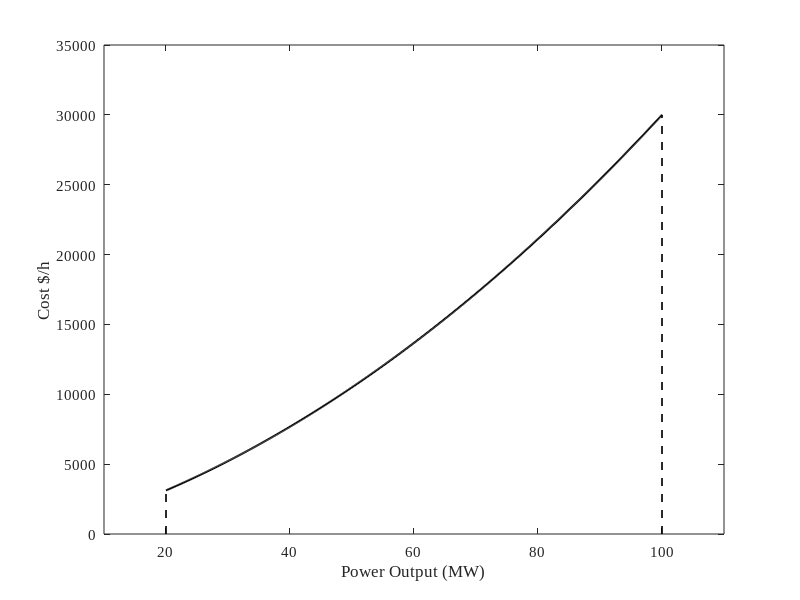

This figure's MATLAB source: (Note: this script raises an error after producing the figure.)
% Bersihkan environment
clear; clc;

% Rentang output daya (MW)
P = linspace(20, 100, 500);

% Koefisien fungsi biaya kuadratik
a = 1.8;  % Koefisien kuadrat
b = 120;  % Koefisien linear
c = 0;    % Konstanta

% Hitung fungsi biaya
Cost = a * P.^2 + b * P + c;

% Batas minimum dan maksimum daya
Pmin = 20;
Pmax = 100;
Cost_min = a * Pmin^2 + b * Pmin + c;
Cost_max = a * Pmax^2 + b * Pmax + c;

% Plot kurva biaya
figure;
plot(P, Cost, 'k', 'LineWidth', 1.5); hold on;

% Garis vertikal Pmin dan Pmax
plot([Pmin Pmin], [0 Cost_min], 'k--', 'LineWidth', 1.2);
plot([Pmax Pmax], [0 Cost_max], 'k--', 'LineWidth', 1.2);

% Label sumbu
xlabel('Power Output (MW)', 'FontSize', 11);
ylabel('Cost $/h', 'FontSize', 11);

% Batas sumbu
xlim([10 110]);
ylim([0 3.5e4]);

% Format tampilan
set(gca, 'FontName', 'Times New Roman', 'FontSize', 11);
box on;

% Ambil handle axis
ax = gca;

% Konversi ke koordinat normalisasi
Pmin_norm = (Pmin - ax.XLim(1)) / diff(ax.XLim);
Pmax_norm = (Pmax - ax.XLim(1)) / diff(ax.XLim);
Cmin_norm = (Cost_min - ax.YLim(1)) / diff(ax.YLim);
Cmax_norm = (Cost_max - ax.YLim(1)) / diff(ax.YLim);
